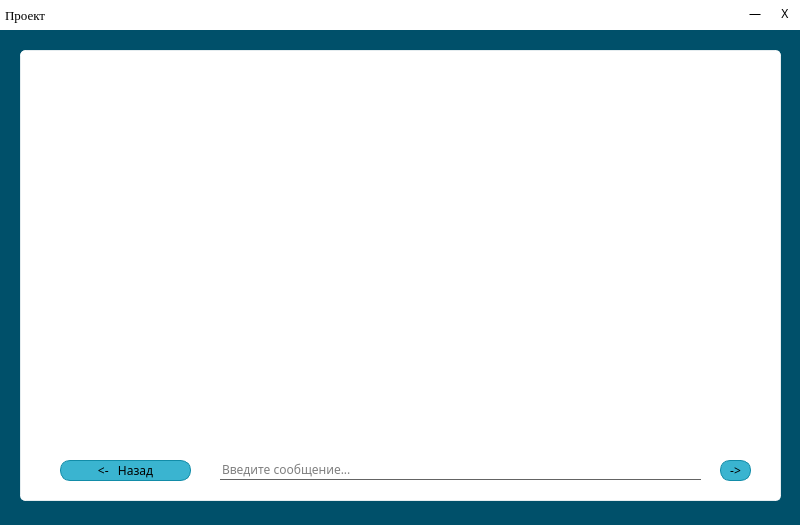
<?xml version="1.0" encoding="UTF-8"?>
<ui version="4.0">
 <class>MainWindow</class>
 <widget class="QMainWindow" name="MainWindow">
  <property name="geometry">
   <rect>
    <x>0</x>
    <y>0</y>
    <width>800</width>
    <height>525</height>
   </rect>
  </property>
  <property name="windowTitle">
   <string>MainWindow</string>
  </property>
  <property name="styleSheet">
   <string notr="true">QLineEdit{
background: transparent;
border: none;
border-bottom: 1px solid rgba(0, 0, 0, 155);
font-family: sans-serif;
}
QMainWindow{
background: rgb(0, 80, 106);
font-family: sans-serif;
}

QGroupBox{
background: white;
border: 1px solid rgba(255, 255, 255, 200);
font-family: sans-serif;
border-radius:5px;
}
QGroupBox#statusBox{
border-radius: 0px;
}
QPushButton#exitButton, QPushButton#minimizeButton{
border-radius: 0px;
border: none;
background: transparent;
}
QPushButton#exitButton:hover{
background: rgb(255, 46, 46);
}
QPushButton#minimizeButton:hover{
background: rgb(223, 223, 223);
}
QPushButton:hover{
background: rgb(75, 195, 220);
border: none;
}

QPushButton{
background: rgb(58, 180, 208);
border-radius: 10px;
border: 1px solid rgb(18, 140, 168);
font-family: sans-serif;
}

QTableView, QListView{
background: transparent;
font-family: sans-serif;
height: 111px;
border-radius:5px;
outline: 0;
spacing: 10px;
}

QAbstractItemView{
background:transparent;
outline: 0;

}

QAbstractItemView:item{
background: rgb(58, 180, 208);
border-radius: 5px;
padding:5px;
outline: 0;
color: black;
margin: 2px;

}

QAbstractItemView:item:hover{
background: rgb(75, 195, 220);
}

QAbstractItemView:item:selected{
background: rgb(75, 195, 220);
}
QTableCornerButton::section{
background: transparent;
}
QProgressBar {
    border: 2px solid grey;
    border-radius: 5px;
    text-align: center;
}

QProgressBar::chunk {
    background-color: #05B8CC;
    width: 20px;
}
</string>
  </property>
  <widget class="QWidget" name="centralwidget">
   <widget class="QGroupBox" name="statusBox">
    <property name="geometry">
     <rect>
      <x>0</x>
      <y>0</y>
      <width>800</width>
      <height>30</height>
     </rect>
    </property>
    <property name="title">
     <string/>
    </property>
    <widget class="QLabel" name="label_2">
     <property name="geometry">
      <rect>
       <x>5</x>
       <y>5</y>
       <width>71</width>
       <height>21</height>
      </rect>
     </property>
     <property name="font">
      <font>
       <family>Georgia</family>
       <pointsize>10</pointsize>
      </font>
     </property>
     <property name="text">
      <string>Проект</string>
     </property>
    </widget>
    <widget class="QPushButton" name="minimizeButton">
     <property name="geometry">
      <rect>
       <x>740</x>
       <y>0</y>
       <width>30</width>
       <height>27</height>
      </rect>
     </property>
     <property name="text">
      <string>—</string>
     </property>
    </widget>
    <widget class="QPushButton" name="exitButton">
     <property name="geometry">
      <rect>
       <x>770</x>
       <y>0</y>
       <width>30</width>
       <height>27</height>
      </rect>
     </property>
     <property name="font">
      <font>
       <family>sans-serif</family>
      </font>
     </property>
     <property name="text">
      <string>X</string>
     </property>
    </widget>
   </widget>
   <widget class="QGroupBox" name="groupBox">
    <property name="geometry">
     <rect>
      <x>20</x>
      <y>50</y>
      <width>761</width>
      <height>451</height>
     </rect>
    </property>
    <property name="font">
     <font>
      <family>sans-serif</family>
     </font>
    </property>
    <property name="title">
     <string/>
    </property>
    <widget class="QListWidget" name="chatList">
     <property name="geometry">
      <rect>
       <x>30</x>
       <y>20</y>
       <width>701</width>
       <height>371</height>
      </rect>
     </property>
    </widget>
    <widget class="QLineEdit" name="inputChat">
     <property name="geometry">
      <rect>
       <x>200</x>
       <y>410</y>
       <width>481</width>
       <height>20</height>
      </rect>
     </property>
     <property name="placeholderText">
      <string>Введите сообщение...</string>
     </property>
    </widget>
    <widget class="QPushButton" name="bButton">
     <property name="geometry">
      <rect>
       <x>40</x>
       <y>410</y>
       <width>131</width>
       <height>21</height>
      </rect>
     </property>
     <property name="text">
      <string>&lt;-   Назад</string>
     </property>
    </widget>
    <widget class="QPushButton" name="eButton">
     <property name="geometry">
      <rect>
       <x>700</x>
       <y>410</y>
       <width>31</width>
       <height>21</height>
      </rect>
     </property>
     <property name="text">
      <string>-&gt;</string>
     </property>
    </widget>
   </widget>
  </widget>
 </widget>
 <resources/>
 <connections/>
</ui>
